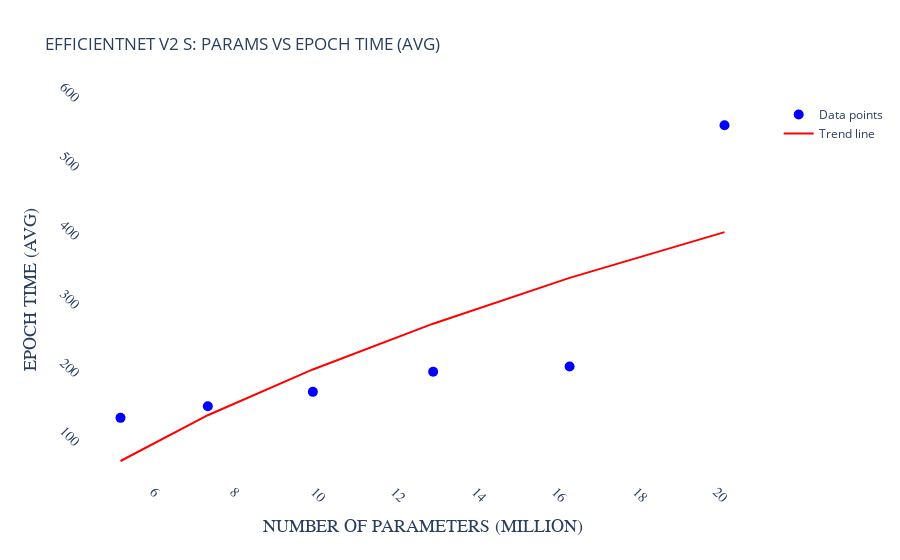

Notebook source saved alongside this figure:
### Code cell
plot_chart(ef_params, ef_epoch, 'EFFICIENTNET V2 S: PARAMS VS EPOCH TIME (AVG)', 'PARAMS', 'AVG EPOCH TIME', 'NUMBER OF PARAMETERS (MILLION)', 'EPOCH TIME (AVG)', yneworder=new_order)

### Figure 1 — Plotly figure (JSON) as saved in the notebook; plotly's stock layout.template omitted (floating-point values rounded to 4 significant figures)
{"data": [{"hoverinfo": "text", "marker": {"color": "blue", "size": 10}, "mode": "markers", "name": "Data points", "text": ["PARAMS: 5.17<br>AVG EPOCH TIME: 138.540963", "PARAMS: 7.34<br>AVG EPOCH TIME: 155.5", "PARAMS: 9.95<br>AVG EPOCH TIME: 176.361886", "PARAMS: 12.94<br>AVG EPOCH TIME: 205.669", "PARAMS: 16.33<br>AVG EPOCH TIME: 213.123686", "PARAMS: 20.18<br>AVG EPOCH TIME: 563.95635"], "type": "scatter", "x": [5.17, 7.34, 9.95, 12.94, 16.33, 20.18], "y": [138.5, 155.5, 176.4, 205.7, 213.1, 564.0]}, {"line": {"color": "red", "width": 2}, "mode": "lines", "name": "Trend line", "type": "scatter", "x": [5.17, 7.34, 9.95, 12.94, 16.33, 20.18], "y": [75.82, 142.4, 208.9, 275.5, 342.0, 408.6]}], "layout": {"plot_bgcolor": "white", "title": {"text": "EFFICIENTNET V2 S: PARAMS VS EPOCH TIME (AVG)"}, "xaxis": {"autorange": true, "tickangle": 45, "tickfont": {"family": "Arial, bold", "size": 14}, "title": {"font": {"family": "Arial, bold", "size": 18}, "text": "NUMBER OF PARAMETERS (MILLION)"}}, "yaxis": {"autorange": true, "tickangle": 45, "tickfont": {"family": "Arial, bold", "size": 14}, "title": {"font": {"family": "Arial, bold", "size": 18}, "text": "EPOCH TIME (AVG)"}}}}
